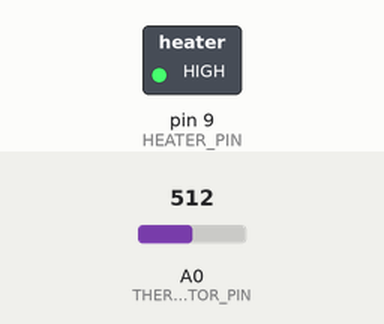
This sketch was run on a simulated Arduino Uno, built with avr-gcc and run on an emulated ATmega328P. Shown: switched loads named in the sketch (green lamp = pin HIGH). Inputs (shaded band) come from the test bench; at power-on: A0 (THERMISTOR_PIN) = 512. What the sketch prints to the serial monitor is not drawn.

Above: at 0.1 s.
Timing chart, 0 to 1.6 s (numbered marks = the images above):
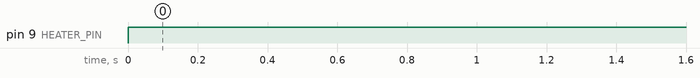

Measured:
- by itself, pin 9 (HEATER_PIN): LOW → HIGH at 0.00 s

The sketch:

bottle_to_filament.ino
```cpp
#define THERMISTOR_PIN A0
#define HEATER_PIN 9
#define TARGET_TEMP 100  // in °C 250
#define TEMP_TOLERANCE 5

// Constants
const int analogPin = A0;       // Analog input pin
const float Vcc = 5.0;          // Supply voltage
const float R_fixed = 100000.0; // 100k ohm fixed resistor

// Thermistor parameters
const float R0 = 100000.0;      // Resistance at 25°C (100k ohm)
const float T0 = 298.15;        // 25°C in Kelvin
const float Beta = 3950.0;      // Beta parameter (check your thermistor's datasheet)

float currentTemp = 0;
float error, previousError;
float Kp = 25.0, Ki = 0.5, Kd = 0.001;
float integral = 0, derivative = 0;

void setup() {
  Serial.begin(9600);
  pinMode(HEATER_PIN, OUTPUT);
}

void loop() {
  float currentTemp = calculateTemp();
  controlHeater();
  delay(500);
}

void controlHeater() {
  error = TARGET_TEMP - currentTemp;
  integral += error;
  derivative = error - previousError;

  // PID Calculation
  float output = (Kp * error) + (Ki * integral) + (Kd * derivative);
  output = constrain(output, 0, 255);

  analogWrite(HEATER_PIN, output);
}

void heater() {
  if (currentTemp < TARGET_TEMP) {
    digitalWrite(HEATER_PIN, HIGH);
  } else {
    digitalWrite(HEATER_PIN, LOW);
  }
}

float calculateTemp() {
  // Read analog value
  int analogValue = analogRead(THERMISTOR_PIN);

  // Convert to voltage
  float Vout = analogValue * (Vcc / 1023.0);

  // Calculate thermistor resistance (assuming thermistor is connected to GND)
  float R_thermistor = (Vout * R_fixed) / (Vcc - Vout);

  // Calculate temperature using the Beta formula
  float temperatureK = 1.0 / ( (1.0 / T0) + (1.0 / Beta) * log(R_thermistor / R0) );
  float temperatureC = temperatureK - 273.15;

  // Print results
  Serial.print("Temperature: ");
  Serial.print(temperatureC);
  Serial.println(" °C");

  return temperatureC;
}
```
